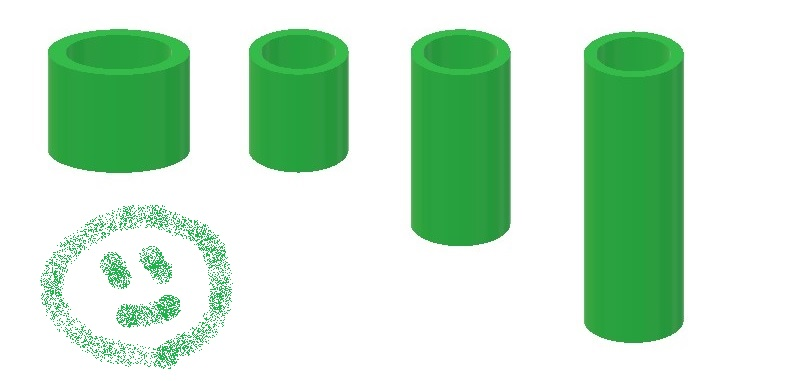
#> input picture shape.jpg, 785 x 381 px
$ python 'sample03 (1).py'   (older library calls are emulated)
#> lines starting #> are read from the running program, lines starting #| are printed output that depends on the picture; after the words box and inside, x2 and y2 are one past the last pixel; in counts of white or black regions, pixels touching at a corner belong together
# -*- coding: utf-8 -*-
import numpy as np
import cv2
from matplotlib import pyplot as plt

# create sample mask image window function-------------------------------------------------
def createMaskImage(hsv, hue, sat, val):
    imh, imw, channels = hsv.shape  # get image size and the number of channels
    mask = np.zeros((imh, imw, channels), np.uint8) # initialize hsv gradation image with 0

    # if hue argument is pair value enclosed in []
    hmin = hue[0]
    hmax = hue[1]

    # if sat argument is pair value enclosed in []
    smin = sat[0]
    smax = sat[1]

    #  val argument is pair value enclosed in []
    vmin = val[0]
    vmax = val[1]

    return cv2.inRange(hsv, np.array([hmin, smin, vmin]), np.array([hmax, smax, vmax]))

# main function-----------------------------------------------------------------------------
def main():

    # read image
    img = cv2.imread("./shape.jpg")#objects.jpg")
#> img is the input picture: shape (381, 785, 3); mean B, G, R 198.7, 226.7, 192.4
    cv2.imshow("Image", img)

    # convert to HSV (Hue, Saturation, Value(Brightness))
    hsv = cv2.cvtColor(img, cv2.COLOR_BGR2HSV)
#> hsv: shape (381, 785, 3); mean H, S, V 29.2, 54.1, 226.7
    cv2.imshow("Hue", hsv[:, :, 0])
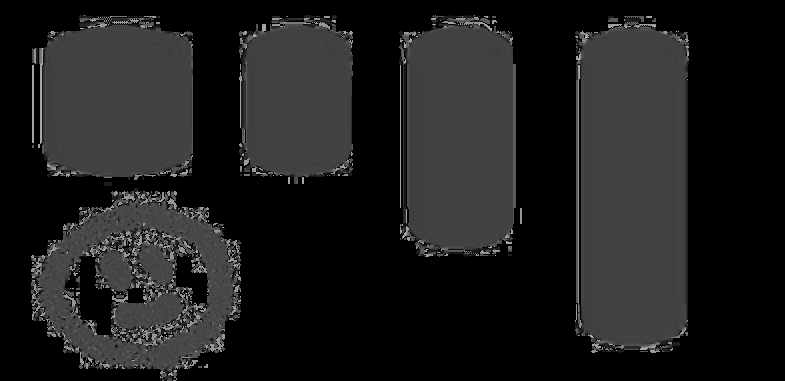
#> window 'Hue': shape (381, 785); min 0, max 175, mean 29.2

    #detect green
    greens = createMaskImage(hsv, [55, 70], [50, 200], [50, 200])
#> in createMaskImage, `return cv2.inRange(hsv, np.array([hmin, smin, vmin]), np.array([hmax, ..`:
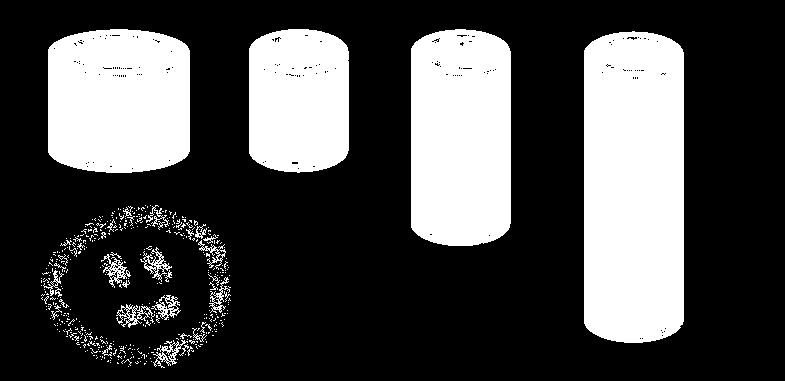
#> returned value: shape (381, 785); 29.1% white; 448 white regions (411 under 20 px), largest, box (x1, y1, x2, y2) and area: (584, 31, 684, 343) 30090, (411, 29, 511, 246) 20620, (48, 29, 190, 173) 18898
    cv2.imshow("mask", greens)

    #### METHODS (You have to think the order of following methods) ####

    # METHOD2: lt and Pepper Noise Reduction using Opening process (Erosion next to Dilation) of mathematical morphology
    greens = cv2.morphologyEx(greens, cv2.MORPH_OPEN, cv2.getStructuringElement(cv2.MORPH_ELLIPSE,(4,4))) # using 4x4 ellipse kernel
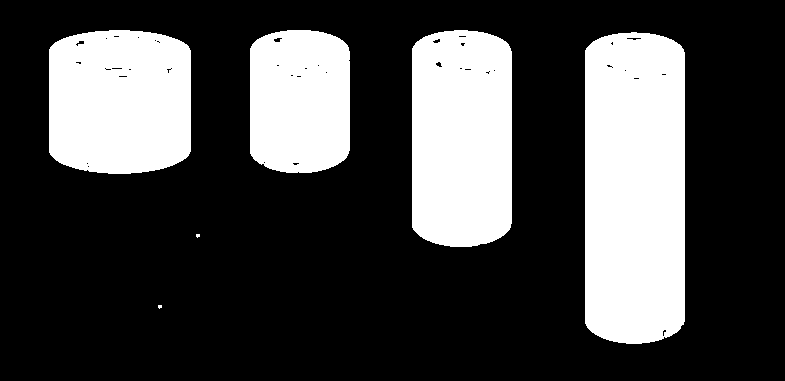
#> greens: shape (381, 785); 27.8% white; 6 white regions (2 under 20 px), largest, box (x1, y1, x2, y2) and area: (585, 32, 685, 344) 30106, (412, 30, 512, 247) 20632, (49, 30, 191, 174) 18922, (250, 30, 350, 173) 13316
    greens = cv2.morphologyEx(greens, cv2.MORPH_CLOSE,
                              cv2.getStructuringElement(cv2.MORPH_ELLIPSE, (9, 9)))  # using 9x9 ellipse kernel
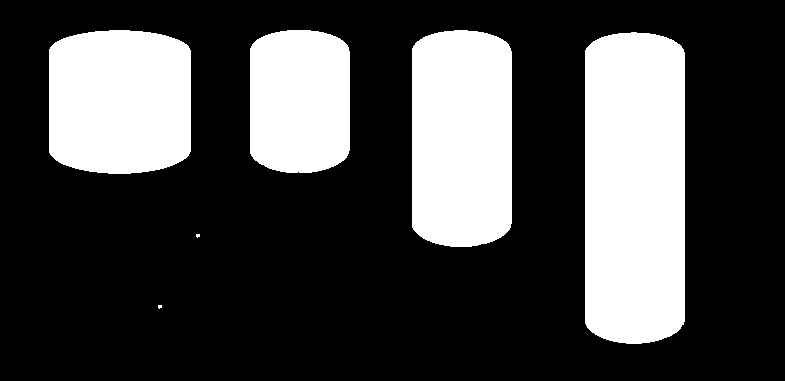
#> greens: shape (381, 785); 27.8% white; 6 white regions (2 under 20 px)
    cv2.imshow("adapt opening", greens)

    # METHOD1: fill hole in the object using Closing process (Dilation next to Erosion) of mathematical morphology
    greens = cv2.morphologyEx(greens, cv2.MORPH_CLOSE, cv2.getStructuringElement(cv2.MORPH_ELLIPSE,(9,9))) # using 9x9 ellipse kernel
    cv2.imshow("adapt closing", greens)

    # METHOD3 : Object detecting
    # edge detection and extract contours
    im, contours, hierarchy = cv2.findContours(greens, cv2.RETR_EXTERNAL, cv2.CHAIN_APPROX_SIMPLE)
#> contours = 6 contours, 2 with area under 20; largest, box (x1, y1, x2, y2) and area: (585, 32, 685, 344) 29780, (412, 30, 512, 247) 20419, (49, 30, 191, 174) 18750, (250, 30, 350, 173) 13155
    # -- show extracted contours with gray line
    cv2.drawContours(greens, contours, -5, (128, 128, 128), 2)
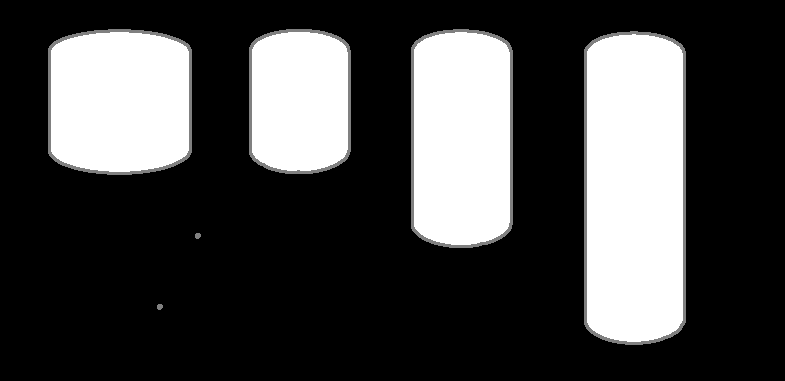
#> greens: shape (381, 785); 2.43% of pixels changed, all inside (x1, y1, x2, y2) = (48, 29, 686, 345)
    cv2.imshow("mask", greens)


    # show bounding box of extracted objects using contours
    for i in range(len(contours)):
        # -- get information of bounding rect of each contours
        posx, posy, width, height = cv2.boundingRect(contours[i])
        # -- decide "Skal" object using aspect ratio of bounding area
        if width*2.5<height and height<width*6: # --
            cv2.rectangle(img, (posx, posy), (posx + width, posy + height), (0, 0, 255), 2)
            strSize = cv2.getTextSize("Grande Cylinder", cv2.FONT_HERSHEY_SIMPLEX, 0.5, 1)[0]
            cv2.rectangle(img, (posx, posy-strSize[1]), (posx+strSize[0], posy), (0, 0, 255), -1)
            cv2.putText(img, "Grande Cylinder", (posx, posy), cv2.FONT_HERSHEY_SIMPLEX, 0.5, (255, 255, 255))
        else: # -- is not "Skal"
            cv2.rectangle(img, (posx, posy), (posx + width, posy + height), (0, 255, 0), 2)
        cv2.imshow("Image", img)
#> this loop made 6 passes
#> (posx, posy, width, height, strSize) on pass 3: (585, 32, 100, 312, (124, 12))
#> (posx, posy, width, height) on passes 1, 2, 4, 5, 6: (158, 305, 4, 4), (196, 234, 4, 4), (412, 30, 100, 217), (250, 30, 100, 143), (49, 30, 142, 144)
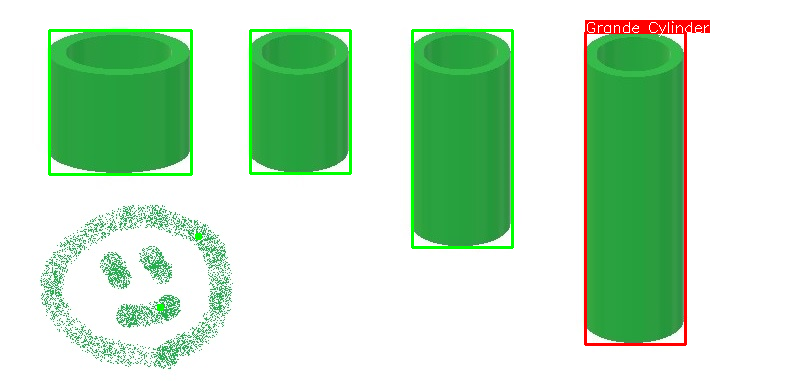
#> img: shape (381, 785, 3); 2.98% of pixels changed, all inside (x1, y1, x2, y2) = (48, 20, 710, 346)

    # keep all windows until "ESC" button is pressed
    cv2.waitKey(0)
    cv2.destroyAllWindows()


# run---------------------------------------------------------------------------------------
if __name__ == '__main__':
    main()

$ run again, with cylinders.jpg copied over shape.jpg
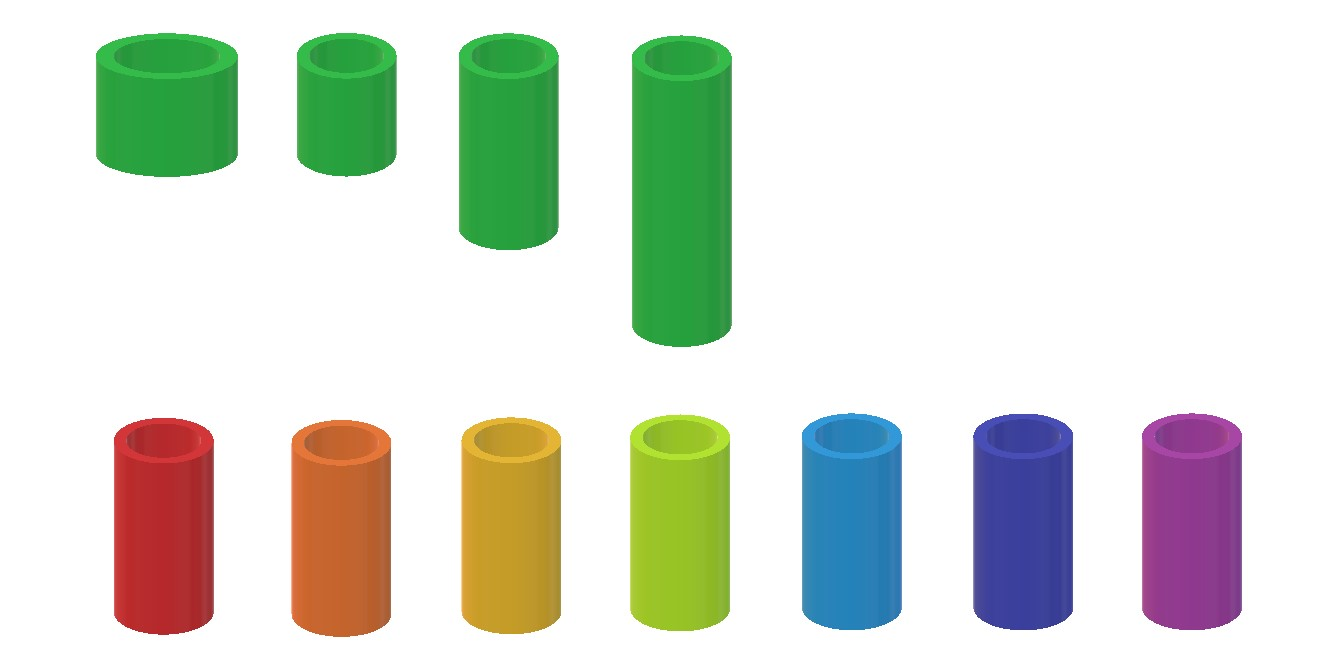
#> input picture cylinders.jpg, 1342 x 668 px
#> in main, img is the input picture: shape (668, 1342, 3); mean B, G, R 211.5, 222.5, 216.8
#> hsv: shape (668, 1342, 3); mean H, S, V 22.5, 46.5, 234
#> contours = 4 contours; box (x1, y1, x2, y2) and area: (633, 36, 733, 348) 29778, (460, 34, 560, 251) 20404, (97, 34, 239, 178) 18690, (298, 34, 398, 177) 13136
#> in main, `cv2.drawContours(greens, contours, -5, (128, 128, 128), 2)`:
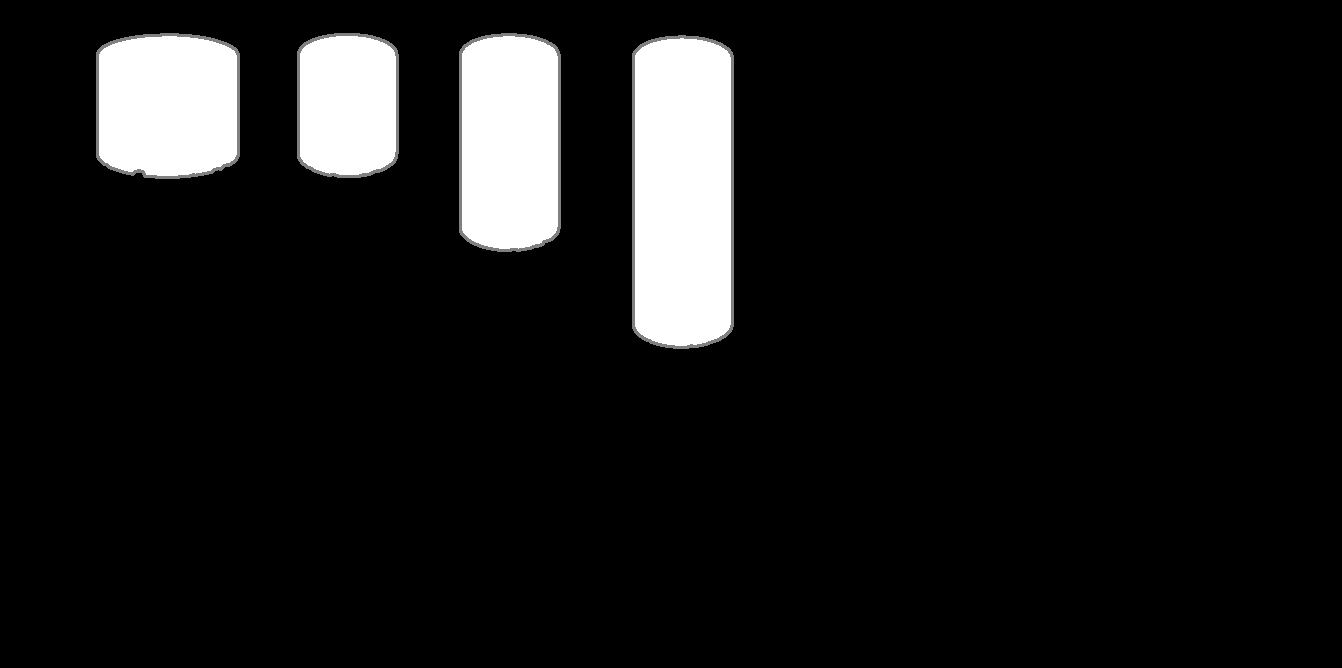
#> greens: shape (668, 1342); min 0, max 255, mean 23.3
#> the loop in main, `for i in range(len(contours)):` made 4 passes
#> (posx, posy, width, height, strSize) on pass 1: (633, 36, 100, 312, (124, 12))
#> after the loop in main, `for i in range(len(contours)):`:
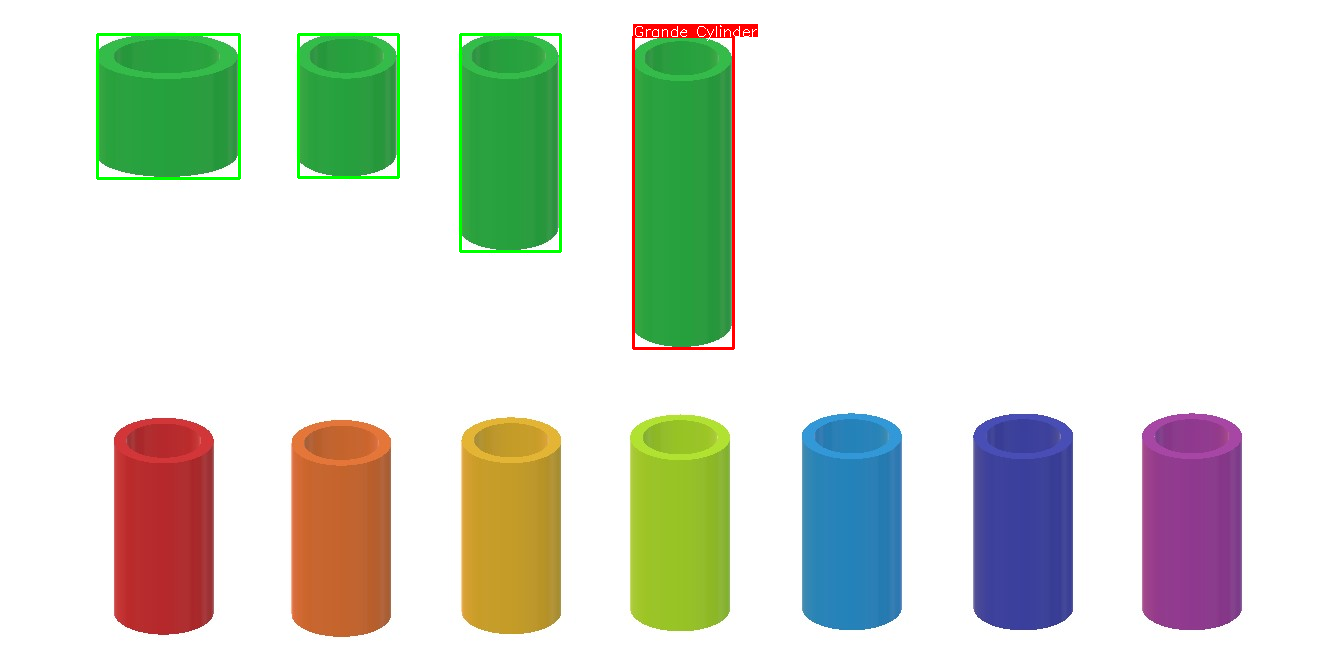
#> img: shape (668, 1342, 3); 0.98% of pixels changed, all inside (x1, y1, x2, y2) = (96, 24, 758, 350)
